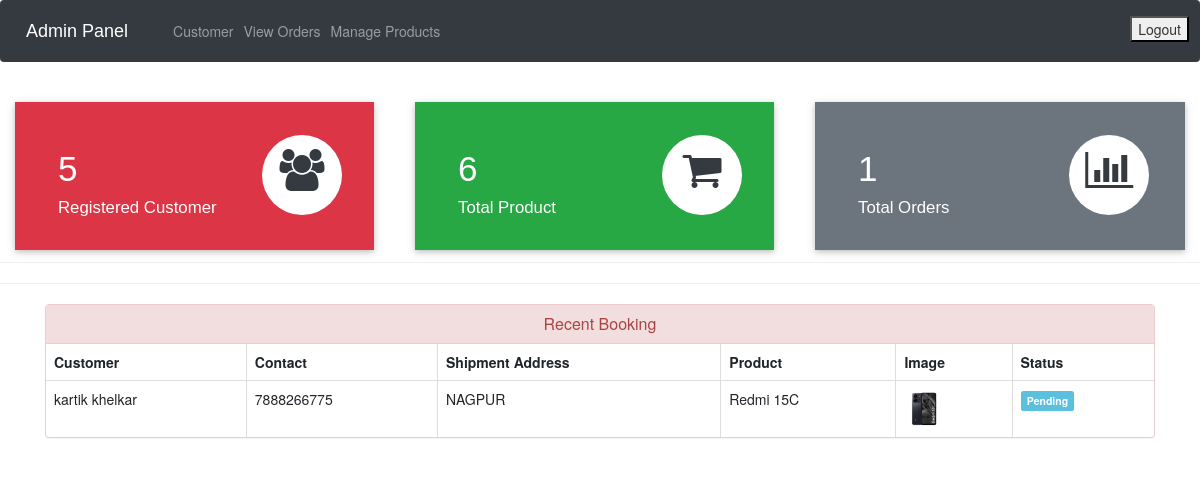
The app's page /admin-dashboard (signed in) with its own data.
### store/models.py (models this page shows, shortened)
class Customer(models.Model):
    user=models.OneToOneField(User,on_delete=models.CASCADE)
    profile_pic= models.ImageField(upload_to='profile_pic/CustomerProfilePic/',null=True,blank=True)
    address = models.CharField(max_length=40)
    mobile = models.CharField(max_length=20,null=False)
    @property
    def get_name(self):
        return self.user.first_name+" "+self.user.last_name

class Orders(models.Model):
    STATUS =(
        ('Pending','Pending'),
        ('Order Confirmed','Order Confirmed'),
        ('Out for Delivery','Out for Delivery'),
        ('Delivered','Delivered'),
    )
    customer=models.ForeignKey('Customer', on_delete=models.CASCADE,null=True)
    product=models.ForeignKey('Product',on_delete=models.CASCADE,null=True)
    email = models.CharField(max_length=50,null=True)
    address = models.CharField(max_length=500,null=True)
    mobile = models.CharField(max_length=20,null=True)
    order_date= models.DateField(auto_now_add=True,null=True)
    status=models.CharField(max_length=50,null=True,choices=STATUS)

class Product(models.Model):
    name=models.CharField(max_length=40)
    product_image= models.ImageField(upload_to='product_image/',null=True,blank=True)
    price = models.PositiveIntegerField()
    description=models.CharField(max_length=40)

### store/views.py (the view)
# urls.py: path('admin-dashboard', views.admin_dashboard_view,name='admin-dashboard'),
@login_required(login_url='adminlogin')
def admin_dashboard_view(request):
    customercount=models.Customer.objects.all().count()
    productcount=models.Product.objects.all().count()
    ordercount=models.Orders.objects.all().count()
    orders=models.Orders.objects.all()
    ordered_products=[]
    ordered_bys=[]
    for order in orders:
        ordered_product=models.Product.objects.all().filter(id=order.product.id)
        ordered_by=models.Customer.objects.all().filter(id = order.customer.id)
        ordered_products.append(ordered_product)
        ordered_bys.append(ordered_by)
    mydict={
    'customercount':customercount,
    'productcount':productcount,
    'ordercount':ordercount,
    'data':zip(ordered_products,ordered_bys,orders),
    }
    return render(request,'admin_dashboard.html',context=mydict)

### store/templates/admin_dashboard.html
{% extends 'admin_base.html' %}
{% load static %}
{% block content %}
<br>
{%include 'admin_dashboard_cards.html'%}
<br><br><br><br><br>
<hr><hr>
<div class="container" >
    <div class="panel panel-danger" >
      <div class="panel-heading" style="text-align:center;">
        <h6 class="panel-title">Recent Booking</h6>
      </div>
      <table class="table table-hover table-bordered" id="dev-table">
        <thead>
          <tr>
            <th>Customer</th>
            <th>Contact</th>
            <th>Shipment Address</th>
            <th>Product</th>
            <th>Image</th>
            <th>Status</th>
          </tr>
        </thead>
        {% for product,customer,order in data %}
        <tr>
          {% for c in customer %}
          <td> {{c.get_name}}</td>
          <td>{{c.mobile}}</td>
          <td>{{order.address}}</td>
          {% endfor %}
          {% for p in product %}
          <td> {{p.name}}</td>
          <td> <img src="{% static p.product_image.url %}" alt="Profile Pic" height="40px" width="40px" /></td>
          {% if order.status == 'Pending'%}
          <td> <span class="label label-info">{{order.status}}</span></td>
          {% elif order.status == 'Delivered' %}
          <td> <span class="label label-success">{{order.status}}</span></td>
          {% elif order.status == 'Out for Delivery' %}
          <td> <span class="label label-warning">{{order.status}}</span></td>
          {%else%}
            <td> <span class="label label-primary">{{order.status}}</span></td>
          {%endif%}
          {% endfor %}
        </tr>
        {% endfor %}
      </table>
  </div>
</div>
{% endblock content %}

### records on screen
Orders: address "NAGPUR", status "Pending"
Customer: get_name "kartik khelkar", mobile "7888266775"
Product: name "Redmi 15C", product_image (picture)

### other values on screen
{{ customercount }} "5"
{{ productcount }} "6"
{{ ordercount }} "1"
